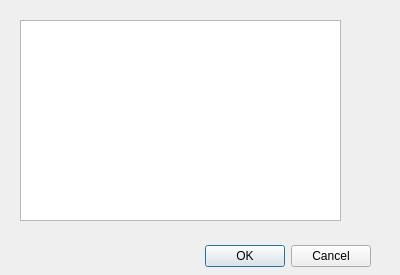
<?xml version="1.0" encoding="UTF-8"?>
<ui version="4.0">
 <class>SecondWindow</class>
 <widget class="QDialog" name="SecondWindow">
  <property name="geometry">
   <rect>
    <x>0</x>
    <y>0</y>
    <width>400</width>
    <height>275</height>
   </rect>
  </property>
  <property name="windowTitle">
   <string>Dialog</string>
  </property>
  <widget class="QDialogButtonBox" name="buttonBox">
   <property name="geometry">
    <rect>
     <x>30</x>
     <y>240</y>
     <width>341</width>
     <height>32</height>
    </rect>
   </property>
   <property name="orientation">
    <enum>Qt::Horizontal</enum>
   </property>
   <property name="standardButtons">
    <set>QDialogButtonBox::Cancel|QDialogButtonBox::Ok</set>
   </property>
  </widget>
  <widget class="QTextEdit" name="textEdit">
   <property name="geometry">
    <rect>
     <x>20</x>
     <y>20</y>
     <width>321</width>
     <height>201</height>
    </rect>
   </property>
  </widget>
 </widget>
 <resources/>
 <connections>
  <connection>
   <sender>buttonBox</sender>
   <signal>accepted()</signal>
   <receiver>SecondWindow</receiver>
   <slot>accept()</slot>
   <hints>
    <hint type="sourcelabel">
     <x>248</x>
     <y>254</y>
    </hint>
    <hint type="destinationlabel">
     <x>157</x>
     <y>274</y>
    </hint>
   </hints>
  </connection>
  <connection>
   <sender>buttonBox</sender>
   <signal>rejected()</signal>
   <receiver>SecondWindow</receiver>
   <slot>reject()</slot>
   <hints>
    <hint type="sourcelabel">
     <x>316</x>
     <y>260</y>
    </hint>
    <hint type="destinationlabel">
     <x>286</x>
     <y>274</y>
    </hint>
   </hints>
  </connection>
 </connections>
</ui>
